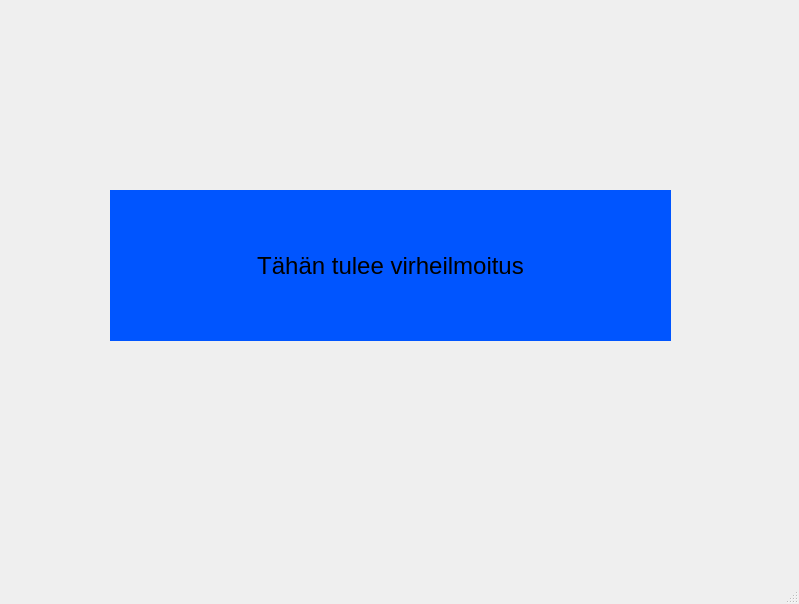
<?xml version="1.0" encoding="UTF-8"?>
<ui version="4.0">
 <class>LoginWindowNew</class>
 <widget class="QMainWindow" name="LoginWindowNew">
  <property name="geometry">
   <rect>
    <x>0</x>
    <y>0</y>
    <width>799</width>
    <height>604</height>
   </rect>
  </property>
  <property name="windowTitle">
   <string>MainWindow</string>
  </property>
  <widget class="QWidget" name="centralwidget">
   <widget class="QStackedWidget" name="stackedWidget">
    <property name="geometry">
     <rect>
      <x>0</x>
      <y>0</y>
      <width>800</width>
      <height>600</height>
     </rect>
    </property>
    <property name="styleSheet">
     <string notr="true"/>
    </property>
    <property name="currentIndex">
     <number>1</number>
    </property>
    <widget class="QWidget" name="page">
     <widget class="QWidget" name="formLayoutWidget">
      <property name="geometry">
       <rect>
        <x>240</x>
        <y>190</y>
        <width>301</width>
        <height>101</height>
       </rect>
      </property>
      <layout class="QFormLayout" name="formLayout">
       <item row="0" column="0">
        <widget class="QLabel" name="labelID">
         <property name="font">
          <font>
           <pointsize>11</pointsize>
           <bold>false</bold>
          </font>
         </property>
         <property name="text">
          <string>ID</string>
         </property>
        </widget>
       </item>
       <item row="0" column="1">
        <widget class="QLineEdit" name="idEdit">
         <property name="font">
          <font>
           <pointsize>9</pointsize>
          </font>
         </property>
         <property name="styleSheet">
          <string notr="true">qApp-&gt;setStyleSheet(&quot;QLineEdit { background-color: yellow }&quot;);</string>
         </property>
        </widget>
       </item>
       <item row="1" column="0">
        <widget class="QLabel" name="labelPIN">
         <property name="font">
          <font>
           <pointsize>12</pointsize>
           <bold>false</bold>
          </font>
         </property>
         <property name="text">
          <string>PIN</string>
         </property>
        </widget>
       </item>
       <item row="1" column="1">
        <widget class="QLineEdit" name="pinEdit">
         <property name="font">
          <font>
           <pointsize>9</pointsize>
          </font>
         </property>
        </widget>
       </item>
       <item row="2" column="1">
        <widget class="QPushButton" name="loginButton">
         <property name="text">
          <string>Kirjaudu sisään</string>
         </property>
        </widget>
       </item>
      </layout>
     </widget>
     <widget class="QLabel" name="labelWelcome">
      <property name="geometry">
       <rect>
        <x>200</x>
        <y>80</y>
        <width>361</width>
        <height>51</height>
       </rect>
      </property>
      <property name="font">
       <font>
        <pointsize>16</pointsize>
        <bold>true</bold>
       </font>
      </property>
      <property name="text">
       <string>Tervetuloa!</string>
      </property>
      <property name="alignment">
       <set>Qt::AlignCenter</set>
      </property>
     </widget>
     <widget class="QLabel" name="label">
      <property name="geometry">
       <rect>
        <x>210</x>
        <y>150</y>
        <width>441</width>
        <height>20</height>
       </rect>
      </property>
      <property name="font">
       <font>
        <pointsize>12</pointsize>
       </font>
      </property>
      <property name="text">
       <string>Kirjaudu sisään korttisi ID-numerolla ja PIN-koodilla</string>
      </property>
     </widget>
     <widget class="QLabel" name="labelinfo">
      <property name="geometry">
       <rect>
        <x>240</x>
        <y>290</y>
        <width>361</width>
        <height>65</height>
       </rect>
      </property>
      <property name="font">
       <font>
        <pointsize>11</pointsize>
        <italic>true</italic>
       </font>
      </property>
      <property name="text">
       <string/>
      </property>
     </widget>
     <widget class="QLabel" name="labelpic">
      <property name="geometry">
       <rect>
        <x>0</x>
        <y>0</y>
        <width>800</width>
        <height>600</height>
       </rect>
      </property>
      <property name="text">
       <string/>
      </property>
      <property name="pixmap">
       <pixmap>../../../Untitled.png</pixmap>
      </property>
      <property name="scaledContents">
       <bool>true</bool>
      </property>
      <property name="wordWrap">
       <bool>true</bool>
      </property>
      <property name="openExternalLinks">
       <bool>false</bool>
      </property>
     </widget>
     <zorder>labelpic</zorder>
     <zorder>formLayoutWidget</zorder>
     <zorder>labelWelcome</zorder>
     <zorder>label</zorder>
     <zorder>labelinfo</zorder>
    </widget>
    <widget class="QWidget" name="page_2">
     <widget class="QLabel" name="labelErrorMsg">
      <property name="enabled">
       <bool>true</bool>
      </property>
      <property name="geometry">
       <rect>
        <x>110</x>
        <y>190</y>
        <width>561</width>
        <height>151</height>
       </rect>
      </property>
      <property name="font">
       <font>
        <pointsize>18</pointsize>
       </font>
      </property>
      <property name="styleSheet">
       <string notr="true">background: rgb(0, 85, 255);</string>
      </property>
      <property name="text">
       <string>Tähän tulee virheilmoitus</string>
      </property>
      <property name="alignment">
       <set>Qt::AlignCenter</set>
      </property>
     </widget>
    </widget>
   </widget>
  </widget>
  <widget class="QMenuBar" name="menubar">
   <property name="geometry">
    <rect>
     <x>0</x>
     <y>0</y>
     <width>799</width>
     <height>21</height>
    </rect>
   </property>
  </widget>
  <widget class="QStatusBar" name="statusbar"/>
 </widget>
 <resources/>
 <connections/>
</ui>
